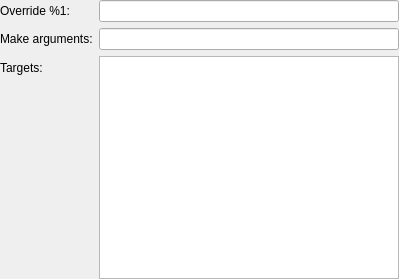
<?xml version="1.0" encoding="UTF-8"?>
<ui version="4.0">
 <class>PythonMakeStep</class>
 <widget class="QWidget" name="PythonMakeStep">
  <property name="geometry">
   <rect>
    <x>0</x>
    <y>0</y>
    <width>399</width>
    <height>279</height>
   </rect>
  </property>
  <layout class="QFormLayout" name="formLayout">
   <property name="fieldGrowthPolicy">
    <enum>QFormLayout::ExpandingFieldsGrow</enum>
   </property>
   <property name="margin">
    <number>0</number>
   </property>
   <item row="0" column="0">
    <widget class="QLabel" name="makeLabel">
     <property name="text">
      <string>Override %1:</string>
     </property>
     <property name="buddy">
      <cstring>makeLineEdit</cstring>
     </property>
    </widget>
   </item>
   <item row="0" column="1">
    <widget class="QLineEdit" name="makeLineEdit"/>
   </item>
   <item row="1" column="0">
    <widget class="QLabel" name="makeArgumentsLabel">
     <property name="text">
      <string>Make arguments:</string>
     </property>
     <property name="buddy">
      <cstring>makeArgumentsLineEdit</cstring>
     </property>
    </widget>
   </item>
   <item row="1" column="1">
    <widget class="QLineEdit" name="makeArgumentsLineEdit"/>
   </item>
   <item row="2" column="0">
    <widget class="QLabel" name="targetsLabel">
     <property name="text">
      <string>Targets:</string>
     </property>
     <property name="buddy">
      <cstring>targetsList</cstring>
     </property>
    </widget>
   </item>
   <item row="2" column="1">
    <widget class="QListWidget" name="targetsList"/>
   </item>
  </layout>
 </widget>
 <resources/>
 <connections/>
</ui>
